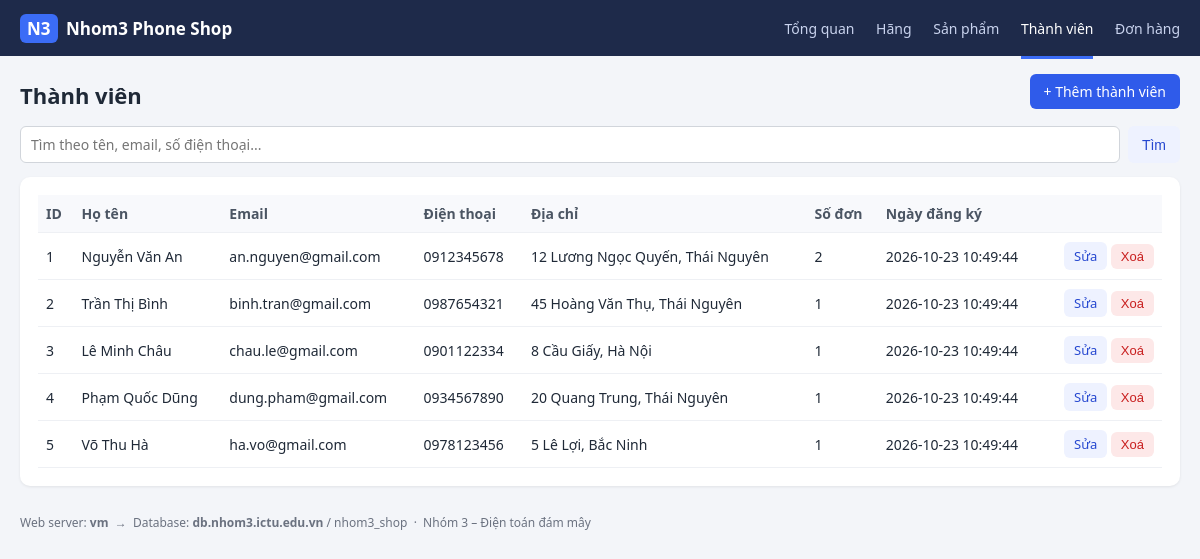
/members.php, run on the app's committed database.
### tables this page shows
CREATE TABLE members (
  id          INT UNSIGNED AUTO_INCREMENT PRIMARY KEY,
  full_name   VARCHAR(100) NOT NULL,
  email       VARCHAR(150) NOT NULL UNIQUE,
  phone       VARCHAR(10)  NOT NULL,
  address     VARCHAR(255) NULL,
  created_at  DATETIME NOT NULL DEFAULT CURRENT_TIMESTAMP
);

### members.php (the view, shortened to what this page needs)
<?php
require __DIR__ . '/inc/db.php';
    require __DIR__ . '/inc/header.php'; ?>
    <?php require __DIR__ . '/inc/footer.php';
$kw   = trim($_GET['q'] ?? '');
$like = '%' . $kw . '%';
$rows = q(
    'SELECT m.*, COUNT(o.id) AS order_count
       FROM members m LEFT JOIN orders o ON o.member_id = m.id
      WHERE m.full_name LIKE ? OR m.email LIKE ? OR m.phone LIKE ?
      GROUP BY m.id ORDER BY m.id',
    [$like, $like, $like]
)->fetchAll();
require __DIR__ . '/inc/header.php'; ?>
<div class="page-head">
  <h1>Thành viên</h1>
  <a class="btn" href="members.php?action=create">+ Thêm thành viên</a>
</div>
<form class="search"><input name="q" value="<?= e($kw) ?>" placeholder="Tìm theo tên, email, số điện thoại..."><button class="btn ghost">Tìm</button></form>
<div class="card">
<table>
  <tr><th>ID</th><th>Họ tên</th><th>Email</th><th>Điện thoại</th><th>Địa chỉ</th><th>Số đơn</th><th>Ngày đăng ký</th><th></th></tr>
  <?php foreach ($rows as $r): ?>
  <tr>
    <td><?= $r['id'] ?></td>
    <td><?= e($r['full_name']) ?></td>
    <td><?= e($r['email']) ?></td>
    <td><?= e($r['phone']) ?></td>
    <td><?= e($r['address']) ?></td>
    <td><?= $r['order_count'] ?></td>
    <td><?= e($r['created_at']) ?></td>
    <td class="right">
      <a class="btn ghost sm" href="members.php?action=edit&id=<?= $r['id'] ?>">Sửa</a>
      <?= delete_button('members.php?action=delete&id=' . $r['id']) ?>
    </td>
  </tr>
  <?php endforeach; ?>
</table>
</div>
<?php require __DIR__ . '/inc/footer.php'; ?>

### inc/db.php (shortened to what this page needs)
<?php
function db(): PDO
{
    static $pdo = null;
    if ($pdo === null) {
        $dsn = 'mysql:host=' . DB_HOST . ';dbname=' . DB_NAME . ';charset=utf8mb4';
        $pdo = new PDO($dsn, DB_USER, DB_PASS, [
            PDO::ATTR_ERRMODE            => PDO::ERRMODE_EXCEPTION,
            PDO::ATTR_DEFAULT_FETCH_MODE => PDO::FETCH_ASSOC,
            PDO::ATTR_EMULATE_PREPARES   => false,
        ]);
    }
    return $pdo;
}
function q(string $sql, array $params = []): PDOStatement
{
    $st = db()->prepare($sql);
    $st->execute($params);
    return $st;
}
function e($v): string
{
    return htmlspecialchars((string)$v, ENT_QUOTES, 'UTF-8');
}
function csrf_field(): string
{
    return '<input type="hidden" name="_csrf" value="' . e($_SESSION['csrf']) . '">';
}
function delete_button(string $url, string $label = 'Xoá'): string
{
    return '<form method="post" action="' . e($url) . '" class="inline" '
         . 'onsubmit="return confirm(\'Chắc chắn xoá?\')">'
         . csrf_field() . '<button class="btn danger sm">' . e($label) . '</button></form>';
}

### assets/style.css (style rules this page uses)
* { box-sizing: border-box; }
body { margin: 0; font-family: "Segoe UI", Arial, sans-serif; font-size: 14px; color: #1f2937; background: #f3f5f9; }
a { color: #2547d0; text-decoration: none; }
h1 { font-size: 22px; margin: 24px 0 16px; }
.card { background: #fff; border-radius: 10px; padding: 18px; margin-bottom: 18px; box-shadow: 0 1px 3px rgba(0,0,0,.08); }
.card-head, .page-head { display: flex; align-items: center; justify-content: space-between; }
table { width: 100%; border-collapse: collapse; }
th, td { text-align: left; padding: 9px 8px; border-bottom: 1px solid #eef0f4; vertical-align: middle; }
th { background: #f8f9fc; font-weight: 600; color: #4b5563; }
.right { text-align: right; }
.btn { display: inline-block; background: #2f5bea; color: #fff; border: 0; border-radius: 6px; padding: 8px 14px; cursor: pointer; font-size: 14px; }
.btn.ghost { background: #eef2ff; color: #2547d0; }
.btn.danger { background: #fde8e8; color: #c81e1e; }
.btn.sm { padding: 5px 10px; font-size: 13px; }
form.inline { display: inline; }
.search { display: flex; gap: 8px; margin-bottom: 14px; }
.search input { flex: 1; }
input, select, textarea { font: inherit; padding: 8px 10px; border: 1px solid #d1d5db; border-radius: 6px; background: #fff; }

### data on the page
members: id "1", full_name "Nguyễn Văn An", email "an.nguyen@gmail.com", phone "0912345678", address "12 Lương Ngọc Quyến, Thái Nguyên", order_count "2", created_at "2026-10-23 10:49:44"
members: id "2", full_name "Trần Thị Bình", email "binh.tran@gmail.com", phone "0987654321", address "45 Hoàng Văn Thụ, Thái Nguyên", order_count "1", created_at "2026-10-23 10:49:44"
members: id "3", full_name "Lê Minh Châu", email "chau.le@gmail.com", phone "0901122334", address "8 Cầu Giấy, Hà Nội", order_count "1", created_at "2026-10-23 10:49:44"
members: id "4", full_name "Phạm Quốc Dũng", email "dung.pham@gmail.com", phone "0934567890", address "20 Quang Trung, Thái Nguyên", order_count "1", created_at "2026-10-23 10:49:44"
members: id "5", full_name "Võ Thu Hà", email "ha.vo@gmail.com", phone "0978123456", address "5 Lê Lợi, Bắc Ninh", order_count "1", created_at "2026-10-23 10:49:44"

### other printed values
APP_NAME "Nhom3 Phone Shop"
$label "Tổng quan"
$label "Hãng"
$label "Sản phẩm"
$label "Thành viên"
$label "Đơn hàng"
gethostname() "vm"
DB_HOST "db.nhom3.ictu.edu.vn"
DB_NAME "nhom3_shop"
